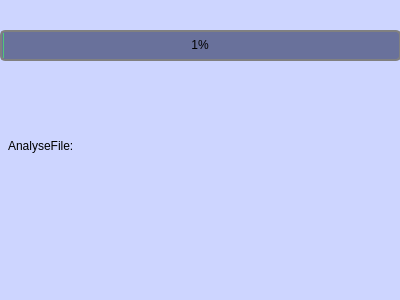
<?xml version="1.0" encoding="UTF-8"?>
<ui version="4.0">
 <class>Dialog</class>
 <widget class="QDialog" name="Dialog">
  <property name="geometry">
   <rect>
    <x>0</x>
    <y>0</y>
    <width>400</width>
    <height>300</height>
   </rect>
  </property>
  <property name="windowTitle">
   <string>Dialog</string>
  </property>
  <property name="styleSheet">
   <string notr="true">font: 700 9pt &quot;Tahoma&quot;;
background-color: rgba(205,213,255, 255);  </string>
  </property>
  <widget class="QProgressBar" name="progress_bar">
   <property name="geometry">
    <rect>
     <x>0</x>
     <y>30</y>
     <width>401</width>
     <height>31</height>
    </rect>
   </property>
   <property name="styleSheet">
    <string notr="true">            QProgressBar {
                border: 2px solid grey;
                border-radius: 5px;
                background-color: rgba(105,113,155, 255);  
				 color: black;
            }
            QProgressBar::chunk {
                background-color: #50C878; /* Зеленый цвет */
                margin: 0.5px;
            }
    </string>
   </property>
   <property name="value">
    <number>1</number>
   </property>
   <property name="alignment">
    <set>Qt::AlignmentFlag::AlignCenter</set>
   </property>
  </widget>
  <widget class="QLabel" name="file_label">
   <property name="geometry">
    <rect>
     <x>0</x>
     <y>80</y>
     <width>401</width>
     <height>131</height>
    </rect>
   </property>
   <property name="styleSheet">
    <string notr="true">color: rgba(0,0,0,255);
border-color :white;
border-radius: 2px;
font: 700 9pt &quot;Tahoma&quot;;
text-align: center;
margin: 5px;</string>
   </property>
   <property name="text">
    <string>AnalyseFile: </string>
   </property>
   <property name="scaledContents">
    <bool>false</bool>
   </property>
   <property name="alignment">
    <set>Qt::AlignmentFlag::AlignLeading|Qt::AlignmentFlag::AlignLeft|Qt::AlignmentFlag::AlignVCenter</set>
   </property>
   <property name="wordWrap">
    <bool>true</bool>
   </property>
  </widget>
 </widget>
 <resources/>
 <connections/>
</ui>
